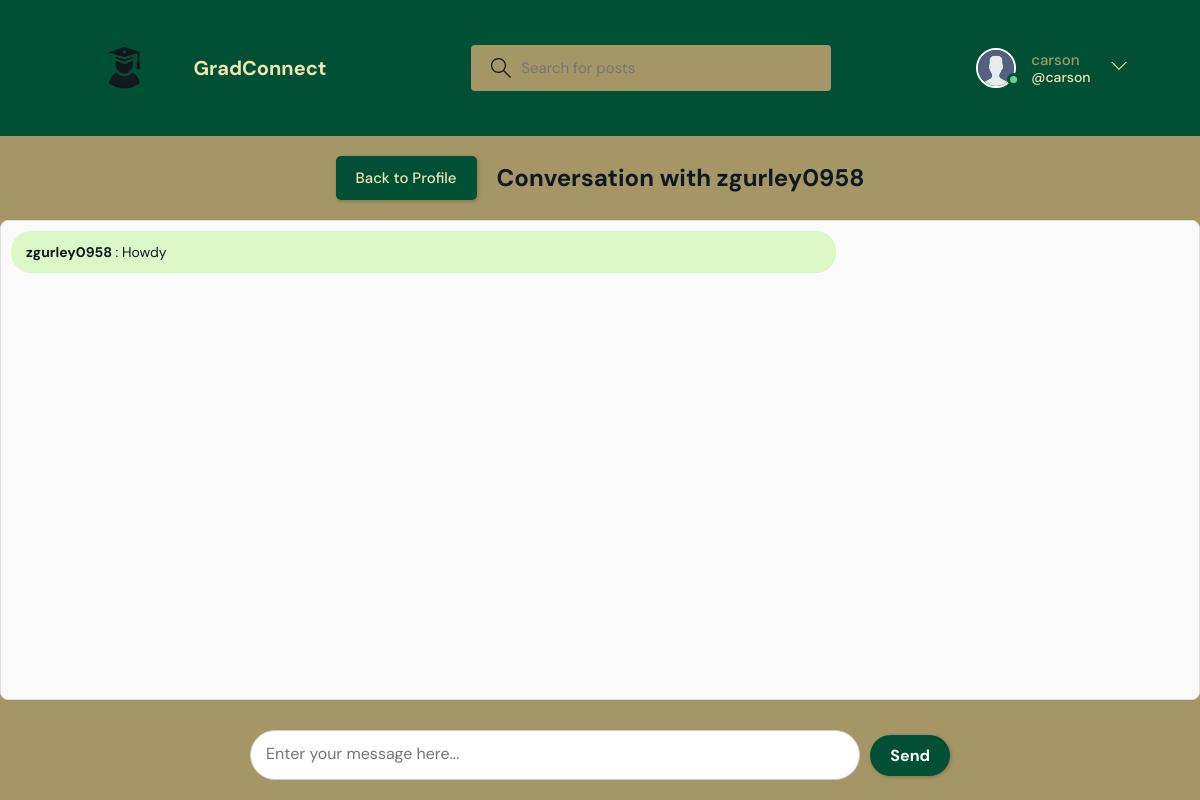
/send_message/16/ (signed in), run on an earlier commit of the app's database.
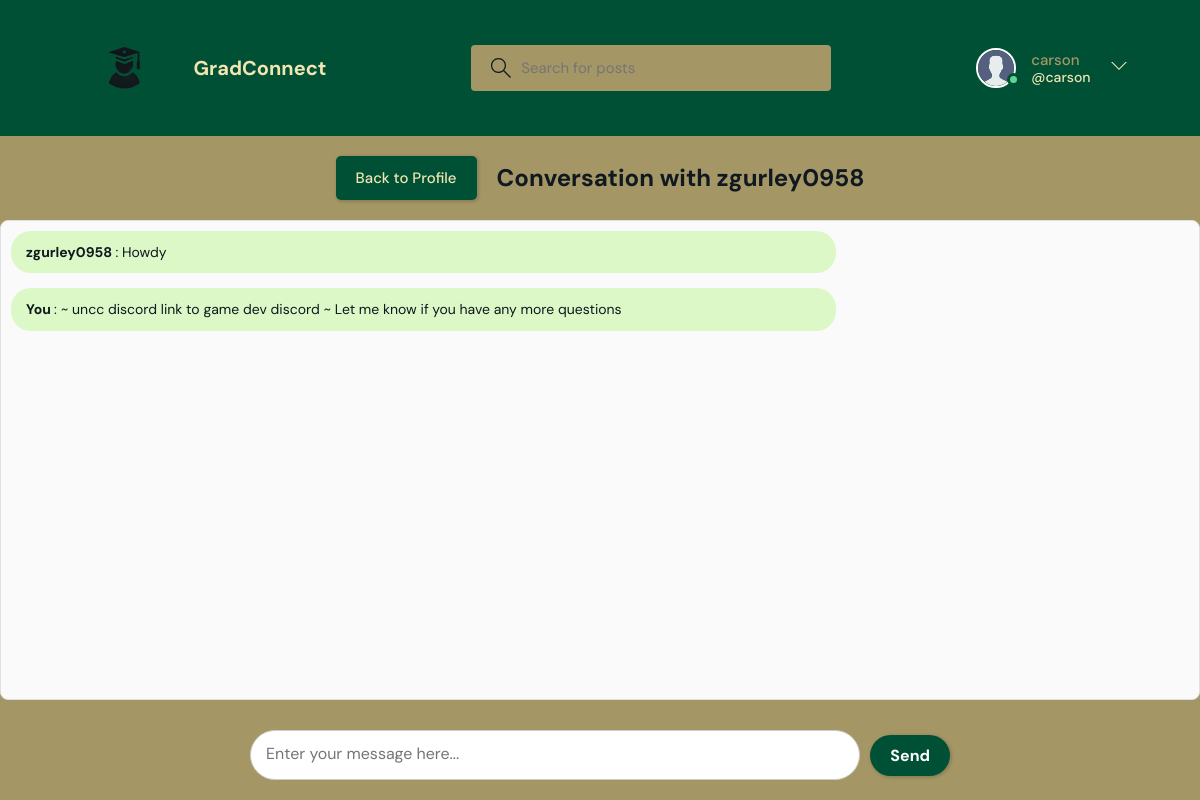
And on a later commit of the database.
### base/models.py (models this page shows, shortened)
class DirectMessage(models.Model):
    sender = models.ForeignKey(User, related_name='sent_messages', on_delete=models.CASCADE)
    recipient = models.ForeignKey(User, related_name='received_messages', on_delete=models.CASCADE)
    body = models.TextField()
    created_at = models.DateTimeField(auto_now_add=True)
    class Meta:
        ordering = ['-created_at']

class User(AbstractUser):
    name = models.CharField(max_length=200, null=True)
    email = models.EmailField(unique=True, null=True)
    bio = models.TextField(null=True)
    skills = models.ManyToManyField(Skill, related_name="users", blank=True)
    avatar = models.ImageField(null=True, default="avatar.svg")
    USERNAME_FIELD = 'email'
    REQUIRED_FIELDS = ['username']

### base/views.py (the view)
# urls.py: path('send_message/<int:recipient_id>/', views.send_direct_message, name='send_direct_message'),
@login_required
def send_direct_message(request, recipient_id):
    recipient = get_object_or_404(User, id=recipient_id)
    if request.method == "POST":
        form = DirectMessageForm(request.POST)
        if form.is_valid():
            new_message = form.save(commit=False)
            new_message.sender = request.user
            new_message.recipient = recipient
            new_message.save()
            if request.headers.get('x-requested-with') == 'XMLHttpRequest':
                return JsonResponse({
                    'success': True,
                    'body': new_message.body,
                    'sender': request.user.username,
                    'created_at': new_message.created_at.strftime('%Y-%m-%d %H:%M:%S')
                })
            return redirect('send_direct_message', recipient_id=recipient_id)
    else:
        form = DirectMessageForm()
    messages = DirectMessage.objects.filter(
        (Q(sender=request.user) & Q(recipient=recipient)) |
        (Q(sender=recipient) & Q(recipient=request.user))
    ).order_by('created_at')
    return render(request, 'base/send_direct_message.html', {
        'form': form,
        'recipient': recipient,
        'messages': messages,
    })

### base/forms.py
class DirectMessageForm(forms.ModelForm):
    class Meta:
        model = DirectMessage
        fields = ['body']
        widgets = {
            'body': forms.Textarea(attrs={'rows': 4, 'placeholder': 'Enter your message here...'})
        }

### base/templates/base/send_direct_message.html (shortened to what this page needs)
{% extends 'main.html' %}
{% block content %}
<div class="dm-header">
  <a href="{% url 'user-profile' recipient.id %}" class="btn btn--main">Back to Profile</a>
  <h2 class="conversation-heading">Conversation with {{ recipient.username }}</h2>
</div>
<ul id="messages-list">
  {% for message in messages %}
    <li class="{% if message.sender == request.user %}sent-by-user{% else %}received{% endif %}">
      <strong>
        {% if message.sender == request.user %}
          You
        {% else %}
          {{ message.sender.username }}
        {% endif %}
      </strong> : {{ message.body }}
    </li>
  {% endfor %}
</ul>
<form id="message-form" method="POST" action="{% url 'send_direct_message' recipient_id=recipient.id %}">
  {{ form.body }}
  <button type="submit" class="btn btn--green">Send</button>
</form>
{% endblock content %}

What changed in the data, as far as the page shows it:
added DirectMessage: shows "You", body "~ uncc discord link to game dev discord ~ Let me know if you have any more questions"
